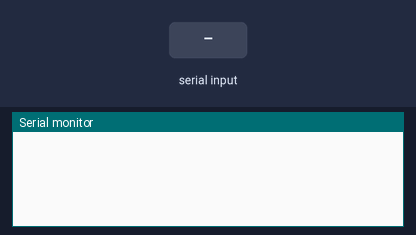
The sketch below on a simulated Arduino Uno, built with avr-gcc and run on an emulated ATmega328P. Parts: the last lines printed to the serial monitor. The test bench sets the inputs (shaded band).

Above: at 1.2 s.
1.3 s: "HIGH,1\n" received over Serial
At 2.5 s:
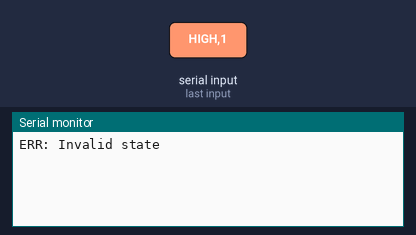
2.8 s: "HIGH\n" received over Serial
At 3.9 s:
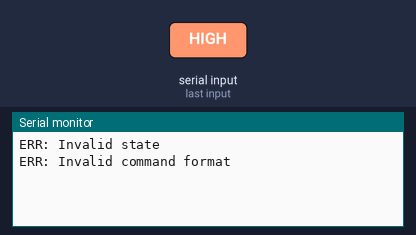

Measured:
- after the input at 1.3 s, the serial monitor: prints a new line at once (image 1)
- after the input at 2.8 s, the serial monitor: prints a new line at once (image 2)

The sketch:

itsybitsy_serial.ino
```cpp
#include <Arduino.h>

// ItsyBitsy 32u4 Serial Command Handler
// This sketch listens for serial commands to control pins

void setup()
{
    Serial.begin(9600); // Start serial at 9600 baud
    while (!Serial)
    {
        ; // Wait for serial port to connect
    }

    // Initialize pins here
    // Add your pin configurations as needed
}

void loop()
{
    if (Serial.available() > 0)
    {
        String command = Serial.readStringUntil('\n');
        command.trim(); // Remove any whitespace

        // Parse and handle the command
        // Example command format: "PIN,STATE" (e.g., "13,HIGH")
        int commaIndex = command.indexOf(',');
        if (commaIndex != -1)
        {
            int pin = command.substring(0, commaIndex).toInt();
            String state = command.substring(commaIndex + 1);

            if (state == "HIGH")
            {
                digitalWrite(pin, HIGH);
                Serial.println("OK: " + command);
            }
            else if (state == "LOW")
            {
                digitalWrite(pin, LOW);
                Serial.println("OK: " + command);
            }
            else
            {
                Serial.println("ERR: Invalid state");
            }
        }
        else
        {
            Serial.println("ERR: Invalid command format");
        }
    }
}
```
